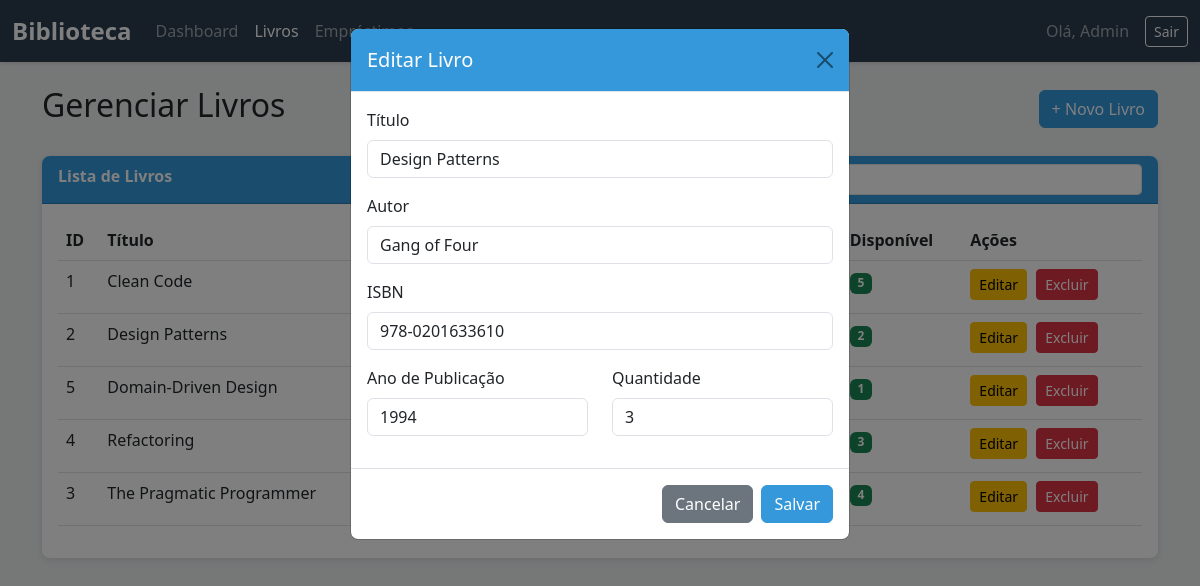
The page /public/livros.php?edit=2 (signed in) on the database its author committed.
### tables this page shows
CREATE TABLE IF NOT EXISTS livros (
    id INT AUTO_INCREMENT PRIMARY KEY,
    titulo VARCHAR(200) NOT NULL,
    autor VARCHAR(100) NOT NULL,
    isbn VARCHAR(20) UNIQUE,
    ano_publicacao INT,
    quantidade_total INT NOT NULL DEFAULT 1,
    quantidade_disponivel INT NOT NULL DEFAULT 1,
    data_cadastro TIMESTAMP DEFAULT CURRENT_TIMESTAMP
);

### src/includes/auth.php (called while the page is built, shortened)
<?php
function getUsuarioLogado() {
    return [
        'id' => $_SESSION['usuario_id'] ?? null,
        'nome' => $_SESSION['usuario_nome'] ?? null,
        'email' => $_SESSION['usuario_email'] ?? null,
        'admin' => $_SESSION['usuario_admin'] ?? false
    ];
}
?>

### src/public/livros.php (the view, shortened to what this page needs)
<?php
require_once '../config/database.php';
require_once '../includes/auth.php';
$usuario = getUsuarioLogado();
$livros = $pdo->query("SELECT * FROM livros ORDER BY titulo")->fetchAll();
$livroEdit = null;
if (isset($_GET['edit'])) {
    $stmt = $pdo->prepare("SELECT * FROM livros WHERE id = ?");
    $stmt->execute([$_GET['edit']]);
    $livroEdit = $stmt->fetch();
}
?>
<!DOCTYPE html>
<html lang="pt-BR">
<head>
    <link href="https://cdn.jsdelivr.net/npm/bootstrap@5.3.0/dist/css/bootstrap.min.css" rel="stylesheet">
    <link rel="stylesheet" href="/public/css/style.css">
</head>
<body>
    <nav class="navbar navbar-expand-lg navbar-dark">
        <div class="container-fluid">
            <a class="navbar-brand" href="/public/dashboard.php">Biblioteca</a>
            <div class="collapse navbar-collapse" id="navbarNav">
                <ul class="navbar-nav me-auto">
                    <li class="nav-item">
                        <a class="nav-link" href="/public/dashboard.php">Dashboard</a>
                    </li>
                    <li class="nav-item">
                        <a class="nav-link active" href="/public/livros.php">Livros</a>
                    </li>
                    <li class="nav-item">
                        <a class="nav-link" href="/public/emprestimos.php">Empréstimos</a>
                    </li>
                </ul>
                <span class="navbar-text me-3">
                    Olá, <?php echo htmlspecialchars($usuario['nome']); ?>
                </span>
                <a href="/public/logout.php" class="btn btn-outline-light btn-sm">Sair</a>
            </div>
        </div>
    </nav>
    <div class="container mt-4">
        <div class="d-flex justify-content-between align-items-center mb-4">
            <h2>Gerenciar Livros</h2>
            <?php if ($usuario['admin']): ?>
                <button class="btn btn-primary" data-bs-toggle="modal" data-bs-target="#modalLivro">
                    + Novo Livro
                </button>
            <?php endif; ?>
        </div>
        <div class="card">
            <div class="card-header">
                <div class="row">
                    <div class="col-md-6">
                        Lista de Livros
                    </div>
                    <div class="col-md-6">
                        <input type="text" id="searchInput" class="form-control form-control-sm"
                               placeholder="Buscar livro..."
                               onkeyup="filtrarTabela('searchInput', 'tabelaLivros')">
                    </div>
                </div>
            </div>
            <div class="card-body">
                <div class="table-responsive">
                    <table class="table table-hover" id="tabelaLivros">
                        <thead>
                            <tr>
                                <th>ID</th>
                                <th>Título</th>
                                <th>Autor</th>
                                <th>ISBN</th>
                                <th>Ano</th>
                                <th>Total</th>
                                <th>Disponível</th>
                                <th>Ações</th>
                            </tr>
                        </thead>
                        <tbody>
                            <?php foreach ($livros as $livro): ?>
                                <tr>
                                    <td><?php echo $livro['id']; ?></td>
                                    <td><?php echo htmlspecialchars($livro['titulo']); ?></td>
                                    <td><?php echo htmlspecialchars($livro['autor']); ?></td>
                                    <td><?php echo htmlspecialchars($livro['isbn']); ?></td>
                                    <td><?php echo $livro['ano_publicacao']; ?></td>
                                    <td><?php echo $livro['quantidade_total']; ?></td>
                                    <td>
                                        <span class="badge <?php echo $livro['quantidade_disponivel'] > 0 ? 'bg-success' : 'bg-danger'; ?>">
                                            <?php echo $livro['quantidade_disponivel']; ?>
                                        </span>
                                    </td>
                                    <td class="action-buttons">
                                        <?php if ($usuario['admin']): ?>
                                            <a href="?edit=<?php echo $livro['id']; ?>" class="btn btn-sm btn-warning">Editar</a>
                                            <button onclick="confirmarExclusao('livros', <?php echo $livro['id']; ?>)"
                                                    class="btn btn-sm btn-danger">Excluir</button>
                                        <?php else: ?>
                                            <span class="text-muted">-</span>
                                        <?php endif; ?>
                                    </td>
                                </tr>
                            <?php endforeach; ?>
                        </tbody>
                    </table>
                </div>
            </div>
        </div>
    </div>
    <div class="modal fade" id="modalLivro" tabindex="-1">
        <div class="modal-dialog">
            <div class="modal-content">
                <div class="modal-header">
                    <h5 class="modal-title"><?php echo $livroEdit ? 'Editar' : 'Novo'; ?> Livro</h5>
                    <button type="button" class="btn-close" data-bs-dismiss="modal"></button>
                </div>
                <form method="POST" onsubmit="return validarFormularioLivro()">
                    <div class="modal-body">
                        <div class="mb-3">
                            <label for="titulo" class="form-label">Título</label>
                            <input type="text" class="form-control" id="titulo" name="titulo"
                                   value="<?php echo $livroEdit ? htmlspecialchars($livroEdit['titulo']) : ''; ?>" required>
                        </div>
                        <div class="mb-3">
                            <label for="autor" class="form-label">Autor</label>
                            <input type="text" class="form-control" id="autor" name="autor"
                                   value="<?php echo $livroEdit ? htmlspecialchars($livroEdit['autor']) : ''; ?>" required>
                        </div>
                        <div class="mb-3">
                            <label for="isbn" class="form-label">ISBN</label>
                            <input type="text" class="form-control" id="isbn" name="isbn"
                                   value="<?php echo $livroEdit ? htmlspecialchars($livroEdit['isbn']) : ''; ?>">
                        </div>
                        <div class="row">
                            <div class="col-md-6">
                                <div class="mb-3">
                                    <label for="ano_publicacao" class="form-label">Ano de Publicação</label>
                                    <input type="number" class="form-control" id="ano_publicacao" name="ano_publicacao"
                                           value="<?php echo $livroEdit ? $livroEdit['ano_publicacao'] : ''; ?>">
                                </div>
                            </div>
                            <div class="col-md-6">
                                <div class="mb-3">
                                    <label for="quantidade_total" class="form-label">Quantidade</label>
                                    <input type="number" class="form-control" id="quantidade_total" name="quantidade_total"
                                           value="<?php echo $livroEdit ? $livroEdit['quantidade_total'] : 1; ?>" min="1" required>
                                </div>
                            </div>
                        </div>
                    </div>
                    <div class="modal-footer">
                        <button type="button" class="btn btn-secondary" data-bs-dismiss="modal">Cancelar</button>
                        <button type="submit" class="btn btn-primary">Salvar</button>
                    </div>
                </form>
            </div>
        </div>
    </div>
</body>
</html>

### src/public/css/style.css (style rules this page uses)
:root { --primary-color: #2c3e50; --secondary-color: #3498db; --success-color: #27ae60; --danger-color: #e74c3c; --warning-color: #f39c12; --light-bg: #ecf0f1; }
body { background-color: var(--light-bg); font-family: 'Segoe UI', Tahoma, Geneva, Verdana, sans-serif; }
.navbar { background-color: var(--primary-color) !important; box-shadow: 0 2px 4px rgba(0,0,0,.1); }
.navbar-brand { font-weight: bold; font-size: 1.5rem; }
.card { border: none; box-shadow: 0 2px 8px rgba(0,0,0,.1); border-radius: 8px; margin-bottom: 20px; }
.card-header { background-color: var(--secondary-color); color: white; font-weight: bold; border-radius: 8px 8px 0 0 !important; }
.btn-primary { background-color: var(--secondary-color); border-color: var(--secondary-color); }
.action-buttons .btn { margin-right: 5px; margin-bottom: 5px; }
.modal-header { background-color: var(--secondary-color); color: white; }

### rows shown on the page
livros: id "1", titulo "Clean Code", quantidade_disponivel "5"
livros: id "2", titulo "Design Patterns", quantidade_disponivel "2", autor "Gang of Four", isbn "978-0201633610", ano_publicacao "1994", quantidade_total "3"
livros: id "5", titulo "Domain-Driven Design", quantidade_disponivel "1"
livros: id "4", titulo "Refactoring", quantidade_disponivel "3"
livros: id "3", titulo "The Pragmatic Programmer", quantidade_disponivel "4"

### other values the page prints
$usuario['nome'] "Admin"
